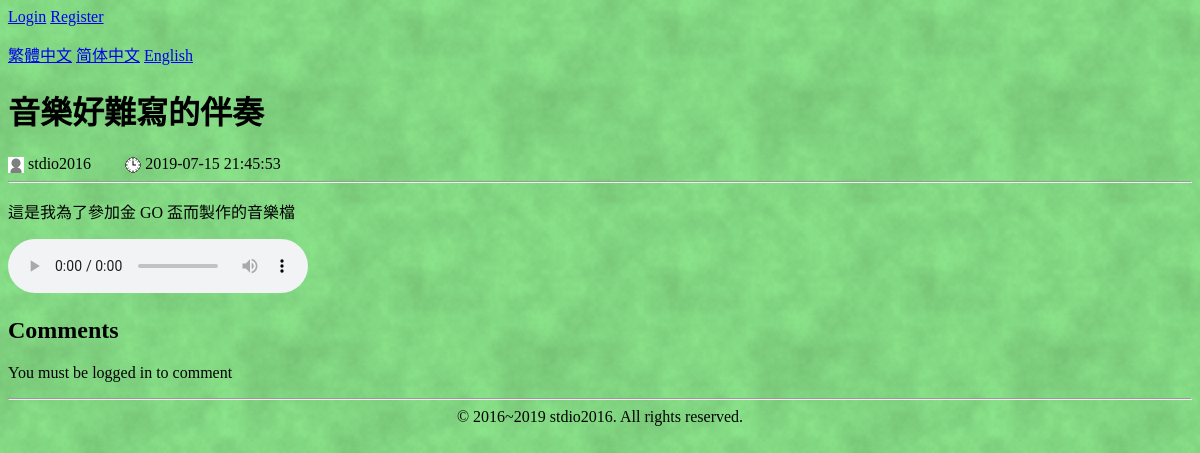
Screenshot of /play.php?id=1 with the database file from the repository.
### tables this page shows
CREATE TABLE `sounds` (
  `id` int(11) NOT NULL AUTO_INCREMENT,
  `name` varchar(255) NOT NULL,
  `date` datetime NOT NULL,
  `file` varchar(80) NOT NULL,
  `description` text NOT NULL,
  `user` varchar(20) NOT NULL,
  PRIMARY KEY (`id`)
);

### b.php (called while the page is built, shortened)
<?php
function getLang() {
  $supported_language = ['en', 'zh-tw', 'zh', 'zh-hant', 'zh-hans'];
  $langs = explode(',', $_SERVER['HTTP_ACCEPT_LANGUAGE']);
  $langs = array_map(function ($a) {
    $i = strpos($a, ";");
    if ($i !== false) {
      $a = substr($a, 0, $i);
    }
    return strtolower(trim($a));
  }, $langs);
  if (isset($_GET['lang'])) {
    $lang = $_GET['lang'];
  }
  else {
    $lang = 'en';
    foreach ($langs as $lang) {
      if (in_array($lang, $supported_language)) break;
    }
  }
  return $lang;
}
if (!isset($no_translation)) {
  $lang = getLang();
  include("lang/en.php");
}

### lang/en.php (called while the page is built)
<?php
$trans = array();
$trans['record list'] = 'Recording List';
$trans['constructing...'] = 'This website is being constructed... You can see this page later.';
$trans['time:'] = 'Time: ';
$trans['you are not logged in'] = 'You are not logged in';
$trans['username:'] = 'Username: ';
$trans['password:'] = 'Password: ';
$trans['password again:'] = 'Confirm password: ';
$trans['login'] = 'Login';
$trans['welcome,'] = 'Welcome, ';
$trans['logout'] = 'Logout';
$trans['username restriction'] = 'Username can only contain letters and digits, and cannot be longer than 20 characters';
$trans['comment cannot be empty'] = 'Comment cannot be blank';
$trans['comment'] = 'Comments';
$trans['you must login to make comment'] = 'You must be logged in to comment';
$trans['ok'] = 'OK';
$trans['copyright'] = '&copy; 2016~2019 stdio2016. All rights reserved.';
$trans['recording not found'] = 'Recording not found';
$trans['recording not found reason'] = 'Maybe I deleted the recording file, sorry.';
$trans['page not found'] = 'Page not found';
$trans['this is not the place you should come'] = "This is not the place you should come.";
$trans['you can '] = 'You can ';
$trans['go to homepage'] = 'go to homepage';
$trans['you are using old and unsupported ie'] = "This website doesn't support IE. Please use Chrome or Firefox.";
$trans['upload sound'] = 'Upload sound';
$trans['you must login to upload sound'] = 'You must be logged in to upload sound';
$trans['name:'] = 'Name: ';
$trans['file:'] = 'File: ';
$trans['description:'] = 'Description: ';
$trans['upload success'] = 'Upload success';
$trans['upload failed'] = 'Upload failed!';
$trans['upload too big'] = 'Upload file too big';
$trans['delete'] = 'Delete';
$trans['delete success'] = 'Delete success';
$trans['not audio file'] = 'This is not an audio file';
$trans['audio restriction'] = 'Audio file must be smaller than 2MB and can only be MP3, OGG, WAV';
$trans['enter your comment'] = 'Enter your comment...';
$trans['edit'] = 'Edit';
$trans['edit sound'] = 'Edit sound';
$trans['edit success'] = 'Edit success';
$trans['register'] = 'Register';
$trans['no account? please'] = "Don't have an account? Please ";
$trans['user or pass error'] = 'Username or password is wrong. Please try again';
$trans['user registered'] = 'Username has already been taken';
$trans['password differs'] = "Password confirmation doesn't match the password";

### play.php (the view, shortened to what this page needs)
<?php
$mypath = 'play.php?id=' . $_GET['id'];
require_once 'b.php';
$sql = "SELECT name, `date`, file, description, user FROM sounds where id = :id";
$query = $db->prepare($sql);
$query->execute(array(':id' => $_GET['id']));
$f = $query->fetch();
$name = htmlspecialchars($f['name']);
?>
<?php include 'header.php'; ?>
<?php if (!$f) {
  http_response_code(404);
?>
<h1><?=$trans['recording not found']?></h1>
<p><?=$trans['recording not found reason']?></p>
<?php } else { ?>
<h1><?= $name ?></h1>
<div class="author">
  <img class="myicon" src="<?=BASE_PATH?>/image/user.png">
  <span class="username"><?= $f['user'] ?></span>
  <img class="myicon" src="<?=BASE_PATH?>/image/time.png">
  <span class="time"><?= $f['date'] ?></span>
</div>
<hr>
<p><?= htmlspecialchars($f['description']) ?></p>
<audio controls>
  <source src="<?=BASE_PATH?>/files/<?= $f['file'] ?>.ogg">
  <source src="<?=BASE_PATH?>/files/<?= $f['file'] ?>.m4a">
  <source src="<?=BASE_PATH?>/files/<?= $f['file'] ?>.wav" type="audio/wav">
  <source src="<?=BASE_PATH?>/files/<?= $f['file'] ?>.mp3" type="audio/mpeg">
</audio>
<h2><?=$trans['comment']?></h2>
  <?php if (isset($_SESSION['songs/user'])) { ?>
<script src="<?=BASE_PATH?>/js/validate.js" charset="utf-8"></script>
<form id='cmt' action="makeComment.php" method="post" onsubmit="return checkNoEmptyComment(event)">
  <input name='song' type="hidden" value='<?= $_GET['id'] ?>'>
  <textarea name='comment' maxlength="1000" placeholder="<?=$trans['enter your comment']?>"></textarea><br>
  <button type="submit" name='ok'><?=$trans['ok']?></button>
</form>
  <?php } else { ?>
<p><?=$trans['you must login to make comment']?></p>
  <?php } ?>
<?php } ?>
<hr>
<?php require 'footer.php';

### header.php (shortened to what this page needs)
<!DOCTYPE html>
<html lang="<?=$lang?>">
<head>
<link rel="stylesheet" href="<?=BASE_PATH?>/css/main.css">
</head>
<body>
<?php
if (isset($_SESSION['songs/user'])) { ?>
<form action="logout.php">
  <p>
    <?=$trans['welcome,']?><span><?=$_SESSION['songs/user']?></span>
    <button type="submit"><?=$trans['logout']?></button>
  </p>
</form>
<script>
var username = "<?=$_SESSION['songs/user']?>";
</script>
<?php } else if (!isset($login_page)) { ?>
<a href="login.php?back=<?=htmlspecialchars(urlencode($_SERVER['REQUEST_URI']))?>"><?=$trans['login']?></a>
<a href="register.php?back=<?=htmlspecialchars(urlencode($_SERVER['REQUEST_URI']))?>"><?=$trans['register']?></a>
<?php }
$mypath = htmlspecialchars($mypath);
?>
<p>
  <a href='<?=BASE_PATH.'/zh-tw/'.$mypath?>'>繁體中文</a>
  <a href='<?=BASE_PATH.'/zh/'.$mypath?>'>简体中文</a>
  <a href='<?=BASE_PATH.'/en/'.$mypath?>'>English</a>
</p>

### footer.php
<footer id=di><?=$trans['copyright'];?>
</footer>
</body>
</html>

### css/main.css (style rules this page uses)
html { background-color: rgb(144, 255, 144); background-image: url("../image/background.png") }
footer { text-align: center; }
.myicon { height: 16px; width: 16px; vertical-align: middle; }

### rows the page displays
sounds: name "音樂好難寫的伴奏", user "stdio2016", date "2019-07-15 21:45:53", description "這是我為了參加金 GO 盃而製作的音樂檔"

### other values shown
$trans['login'] "Login"
$trans['register'] "Register"
$trans['comment'] "Comments"
$trans['you must login to make comment'] "You must be logged in to comment"
$trans['copyright'] "© 2016~2019 stdio2016. All rights reserved."
